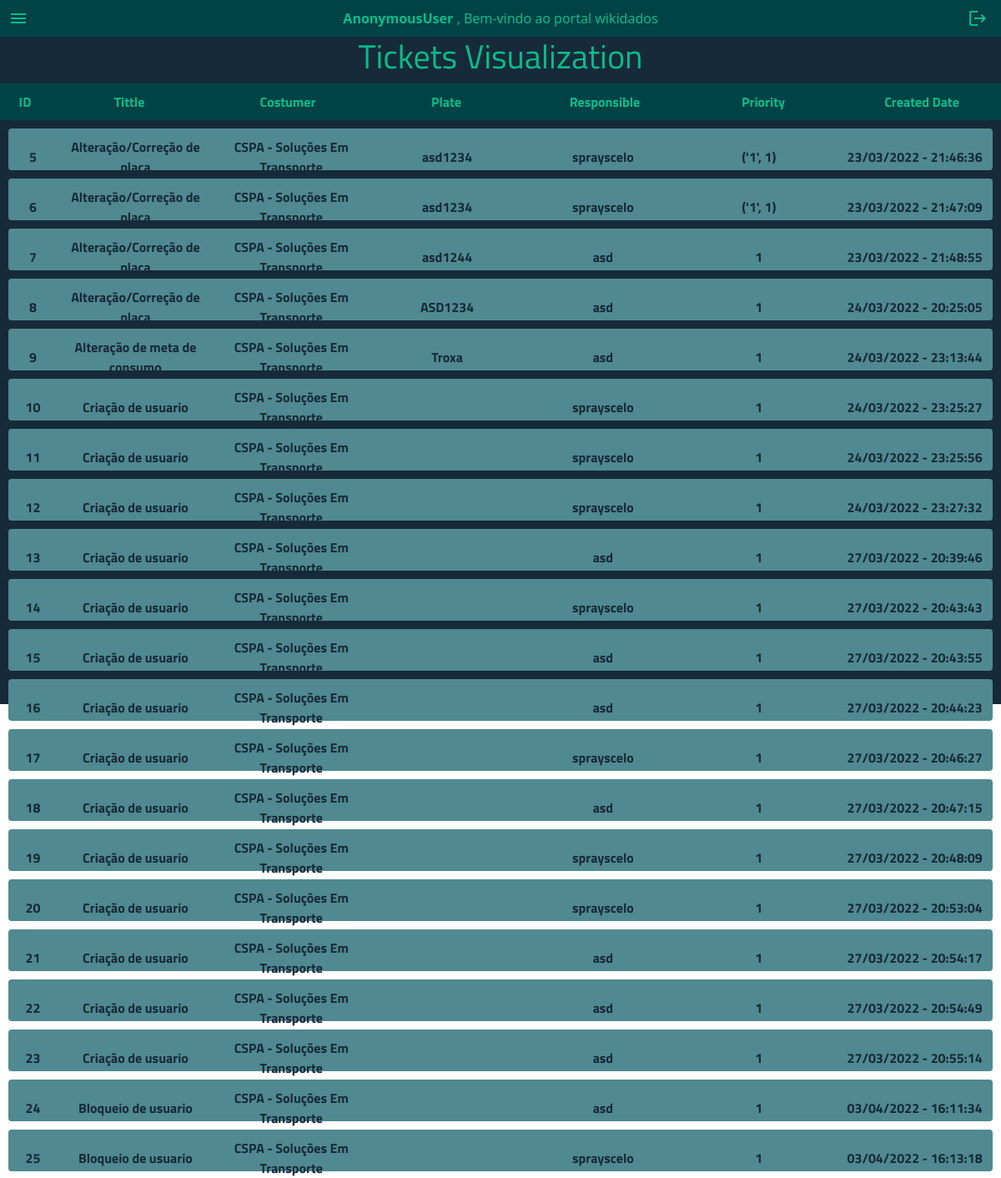
The page /tickets/ on the database as committed earlier.
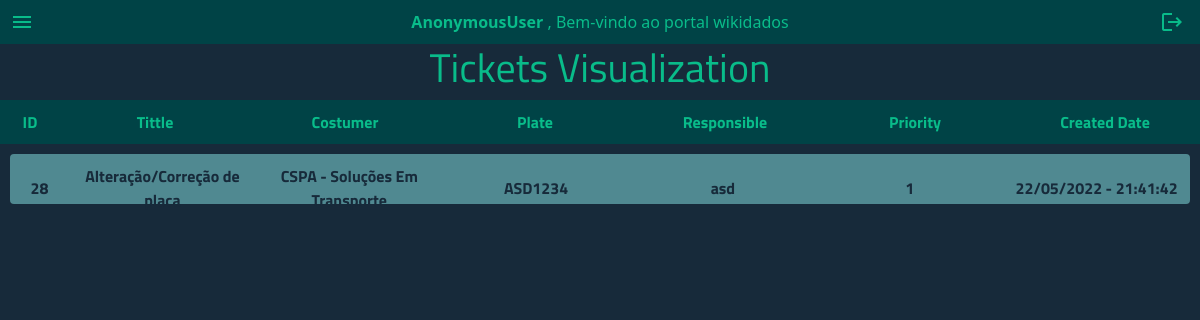
The same page on the database as committed later.
### FinalProject/models.py (models this page shows, shortened)
class Ticket(models.Model):
    tittle = models.CharField(max_length=30, default="")
    priority = models.CharField(choices=priorityChoices, max_length=1)
    group = models.CharField(max_length=255, choices=ticketGroup, default="Support")
    status = models.CharField(max_length=255,choices=ticketStatusChoices, default="Open")
    description = models.TextField(blank=False)
    costumer = models.ForeignKey(Costumer, on_delete=models.CASCADE, related_name="ticketCostumer")
    plate = models.CharField(max_length=8, default="")
    responsible = models.ForeignKey(User, on_delete=models.CASCADE, related_name="ticketResponsible", null=True, blank=True)
    createDate = models.DateTimeField(auto_now_add=True)
    createdBy = models.ForeignKey(User, on_delete=models.CASCADE, related_name="ticketCreator")
    endDate = models.DateTimeField(blank=True, null=True)
    analyzedIten = models.CharField(choices=AnalyzedItens, max_length=255, default="")
    actionMade = models.CharField(choices=ActionMade, max_length=255, default="")
    plataform = models.CharField(choices=Plataform, max_length=255, default="")
    solution = models.TextField(default="")
    score = models.IntegerField(default=0)
    document = models.FileField(null=True, blank=True, upload_to=f'ticket/')
    comments = models.ManyToManyField(Comment, default="", blank=True, related_name="relatedTicket")

class Costumer(models.Model):
    type = models.CharField(max_length=255, choices=costumerTypeChoices)
    name = models.CharField(max_length=255, blank=False)
    priority = models.CharField(choices=priorityChoices, default=1, max_length=1)
    phone = models.CharField(max_length=11, blank=True, null=True)
    CNPJ = models.CharField(blank=False, max_length=14, unique=True)
    email = models.EmailField(max_length=255, blank=False, unique=True)
    createDate = models.DateField(auto_now_add=True)
    state = models.CharField(max_length=50, default="")
    city = models.CharField(max_length=50, default="")
    address = models.CharField(max_length=50, default="")
    zCode = models.CharField(max_length=8, default="")

class User(AbstractUser):
    costumer = models.ForeignKey(Costumer, on_delete=models.CASCADE, default="", blank=True, null=True)

### FinalProject/views.py (the view)
# urls.py: path("tickets/", include('FinalProject.modulesDetails.ticketsUrls')),
def tickets(request):
   return render(request, "final/tickets.html", {
      "allTickets": Ticket.objects.all()
   })

### FinalProject/templates/final/tickets.html (shortened to what this page needs)
{%extends "final/layout.html" %}
{% load static %}
{% block tickets %}
{% if allTickets %}
<h1 class="text-center">Tickets Visualization</h1>
<div id="ticketsContainer">
        <div id="ticketHeader">
            <span> ID </span>
            <span> Tittle </span>
            <span> Costumer </span>
            <span> Plate </span>
            <span> Responsible </span>
            <span> Priority</span>
            <span> Created Date </span>
        </div>
    {% for ticket in allTickets %}
        <div id="allTickets">
            <a href="{% url 'ticketDetails' ticket.id %}" class="btn btn-light" >
                <span> {{ ticket.id }}</span>
                <span> {{ ticket.tittle }}</span>
                <span> {{ ticket.costumer.name }}</span>
                <span> {{ ticket.plate }}</span>
                <span> {{ ticket.responsible }}</span>
                <span> {{ ticket.priority }}</span>
                <span> {{ ticket.createDate|date:"d/m/Y - H:i:s" }}</span>
            </a>
        </div>
    {% endfor  %}
</div>
{% endif %}
{%endblock%}

Rows that differ between the two databases and show on the page:
removed Ticket: id "5", tittle "Alteração/Correção de placa", costumer.name "CSPA - Soluções Em Transporte", plate "asd1234", responsible "sprayscelo", priority "('1', 1)", createDate "23/03/2022 - 21:46:36"
removed Ticket: id "6", tittle "Alteração/Correção de placa", costumer.name "CSPA - Soluções Em Transporte", plate "asd1234", responsible "sprayscelo", priority "('1', 1)", createDate "23/03/2022 - 21:47:09"
removed Ticket: id "7", tittle "Alteração/Correção de placa", costumer.name "CSPA - Soluções Em Transporte", plate "asd1244", responsible "asd", priority "1", createDate "23/03/2022 - 21:48:55"
removed Ticket: id "8", tittle "Alteração/Correção de placa", costumer.name "CSPA - Soluções Em Transporte", plate "ASD1234", responsible "asd", priority "1", createDate "24/03/2022 - 20:25:05"
removed Ticket: id "9", tittle "Alteração de meta de consumo", costumer.name "CSPA - Soluções Em Transporte", plate "Troxa", responsible "asd", priority "1", createDate "24/03/2022 - 23:13:44"
removed Ticket: id "10", tittle "Criação de usuario", costumer.name "CSPA - Soluções Em Transporte", responsible "sprayscelo", priority "1", createDate "24/03/2022 - 23:25:27"
removed Ticket: id "11", tittle "Criação de usuario", costumer.name "CSPA - Soluções Em Transporte", responsible "sprayscelo", priority "1", createDate "24/03/2022 - 23:25:56"
removed Ticket: id "12", tittle "Criação de usuario", costumer.name "CSPA - Soluções Em Transporte", responsible "sprayscelo", priority "1", createDate "24/03/2022 - 23:27:32"
removed Ticket: id "13", tittle "Criação de usuario", costumer.name "CSPA - Soluções Em Transporte", responsible "asd", priority "1", createDate "27/03/2022 - 20:39:46"
removed Ticket: id "14", tittle "Criação de usuario", costumer.name "CSPA - Soluções Em Transporte", responsible "sprayscelo", priority "1", createDate "27/03/2022 - 20:43:43"
removed Ticket: id "15", tittle "Criação de usuario", costumer.name "CSPA - Soluções Em Transporte", responsible "asd", priority "1", createDate "27/03/2022 - 20:43:55"
removed Ticket: id "16", tittle "Criação de usuario", costumer.name "CSPA - Soluções Em Transporte", responsible "asd", priority "1", createDate "27/03/2022 - 20:44:23"
removed Ticket: id "17", tittle "Criação de usuario", costumer.name "CSPA - Soluções Em Transporte", responsible "sprayscelo", priority "1", createDate "27/03/2022 - 20:46:27"
removed Ticket: id "18", tittle "Criação de usuario", costumer.name "CSPA - Soluções Em Transporte", responsible "asd", priority "1", createDate "27/03/2022 - 20:47:15"
removed Ticket: id "19", tittle "Criação de usuario", costumer.name "CSPA - Soluções Em Transporte", responsible "sprayscelo", priority "1", createDate "27/03/2022 - 20:48:09"
removed Ticket: id "20", tittle "Criação de usuario", costumer.name "CSPA - Soluções Em Transporte", responsible "sprayscelo", priority "1", createDate "27/03/2022 - 20:53:04"
removed Ticket: id "21", tittle "Criação de usuario", costumer.name "CSPA - Soluções Em Transporte", responsible "asd", priority "1", createDate "27/03/2022 - 20:54:17"
removed Ticket: id "22", tittle "Criação de usuario", costumer.name "CSPA - Soluções Em Transporte", responsible "asd", priority "1", createDate "27/03/2022 - 20:54:49"
removed Ticket: id "23", tittle "Criação de usuario", costumer.name "CSPA - Soluções Em Transporte", responsible "asd", priority "1", createDate "27/03/2022 - 20:55:14"
removed Ticket: id "24", tittle "Bloqueio de usuario", costumer.name "CSPA - Soluções Em Transporte", responsible "asd", priority "1", createDate "03/04/2022 - 16:11:34"
removed Ticket: id "25", tittle "Bloqueio de usuario", costumer.name "CSPA - Soluções Em Transporte", responsible "sprayscelo", priority "1", createDate "03/04/2022 - 16:13:18"
added Ticket: id "28", tittle "Alteração/Correção de placa", costumer.name "CSPA - Soluções Em Transporte", plate "ASD1234", responsible "asd", priority "1", createDate "22/05/2022 - 21:41:42"
